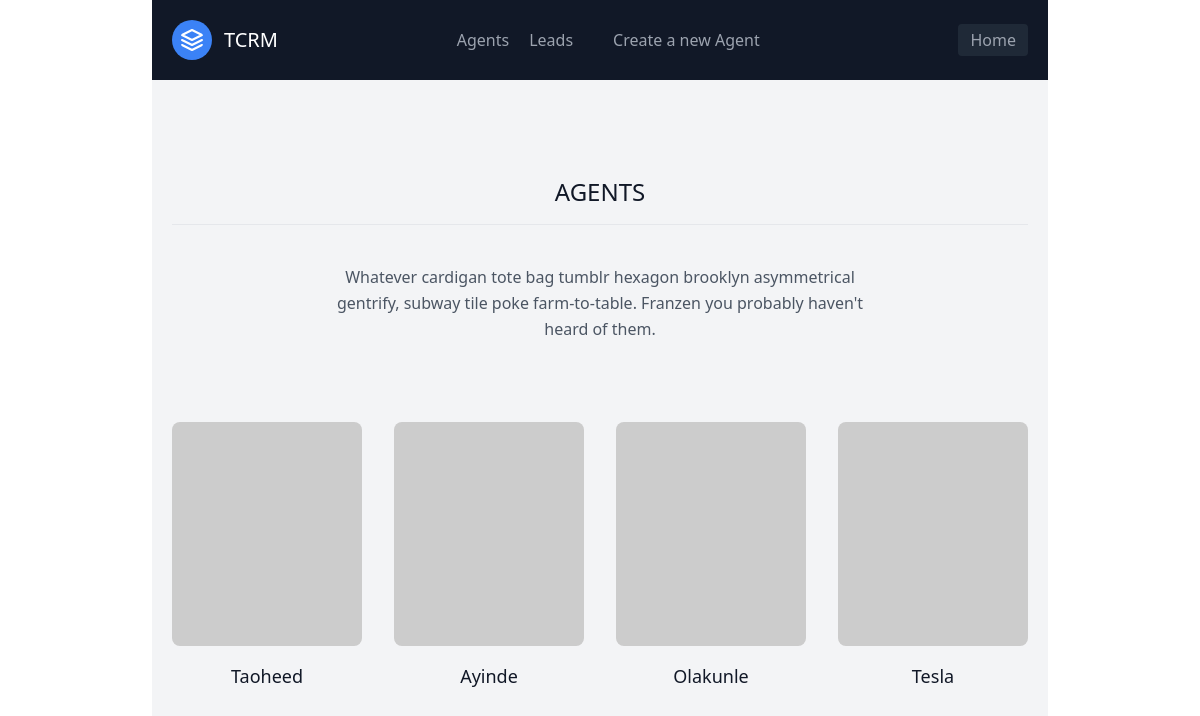
Screenshot of /agents/ (signed in) with the database file from the repository.
### leads/models.py (models this page shows, shortened)
class Agent(models.Model):
    user = models.OneToOneField(User, on_delete=models.CASCADE)
    organisation = models.ForeignKey(UserProfile, on_delete=models.CASCADE)

class User(AbstractUser):
    pass

### agents/views.py (the view)
# urls.py: path('', AgentListView.as_view(), name="agent_list"),
class AgentListView(LoginRequiredMixin, generic.ListView):
    template_name = "agents/agent_list.html"
    context_object_name = "agents"
    def get_queryset(self):
        organisation = self.request.user.userprofile
        return Agent.objects.filter(organisation=organisation)

### agents/templates/agents/agent_list.html
{% extends 'leads/homepage_agent.html' %}
{% block content %}
<body>
    <section class="text-gray-600 body-font">
        <div class="container px-5 py-24 mx-auto">
          <div class="flex flex-col text-center w-full mb-20">
            <h1 class="text-2xl font-medium title-font mb-4 text-gray-900">AGENTS</h1>
            <hr class="h-10">
            <p class="lg:w-2/3 mx-auto leading-relaxed text-base">Whatever cardigan tote bag tumblr hexagon brooklyn asymmetrical gentrify, subway tile poke farm-to-table. Franzen you probably haven't heard of them.</p>
          </div>
          <div class="flex flex-wrap -m-4">
            {% for agent in agents %}
            <div class="p-4 lg:w-1/4 md:w-1/2">
              <div class="h-full flex flex-col items-center text-center">
                <img alt="team" class="flex-shrink-0 rounded-lg w-full h-56 object-cover object-center mb-4" src="https://dummyimage.com/203x203">
                <div class="w-full">
                  <h2 class="title-font font-medium text-lg text-gray-900"><a href="{{ agent.id }}"> {{ agent.user.username }}</a></h2>
                </div>
              </div>
            </div>
            {% endfor %}
          </div>
        </div>
      </section>
</body>
{% endblock content %}

### rows the page displays
Agent: user.username "Taoheed"
Agent: user.username "Ayinde"
Agent: user.username "Olakunle"
Agent: user.username "Tesla"
